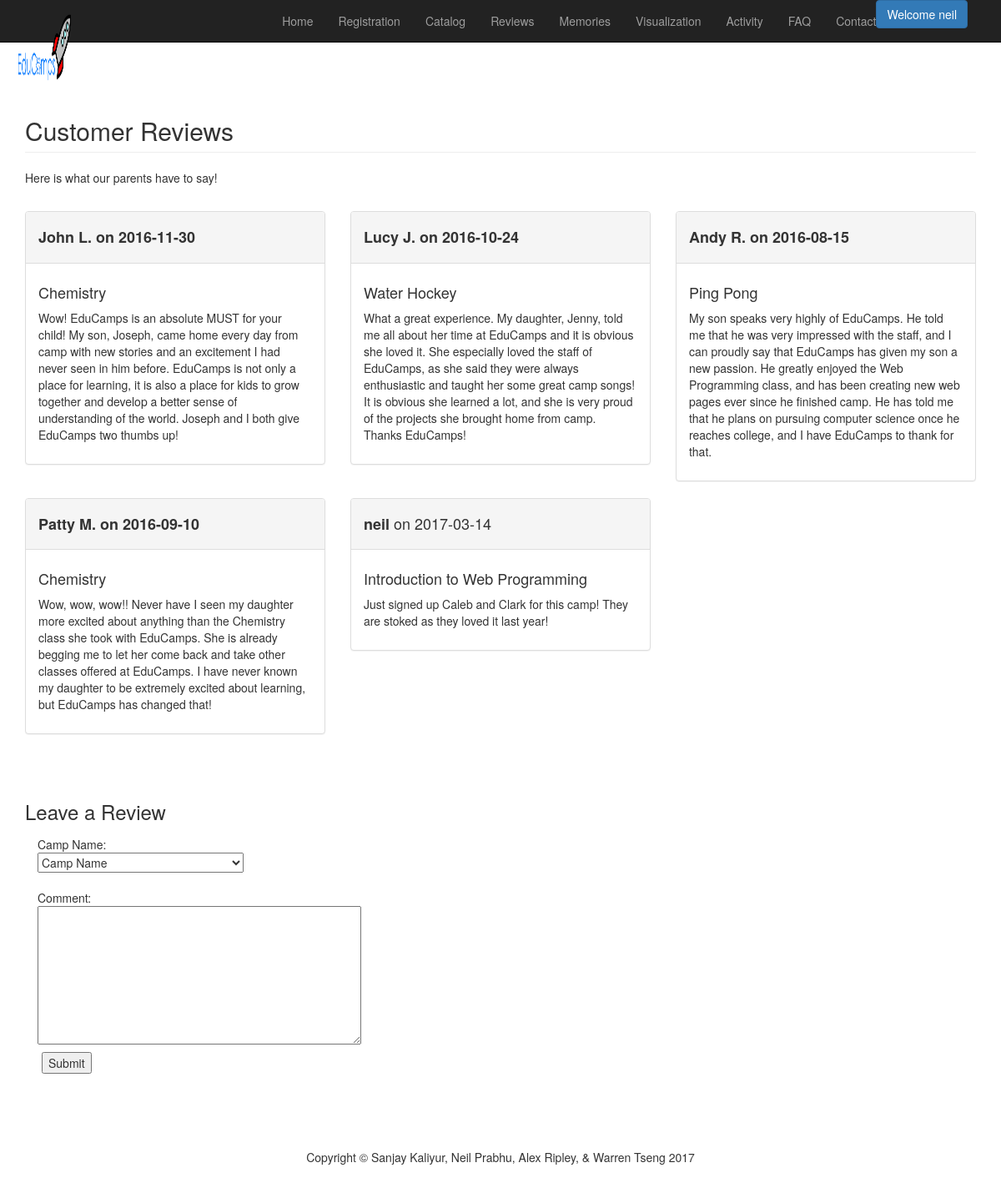
/forum.php (signed in), run on the app's committed database.
### tables this page shows
CREATE TABLE `users` (
  `Email` varchar(45) NOT NULL,
  `Username` varchar(45) NOT NULL,
  `Password` varchar(255) NOT NULL,
  `Address` varchar(255) DEFAULT NULL,
  `courses_cart` varchar(45) DEFAULT NULL,
  `items_cart` varchar(45) DEFAULT NULL
);

CREATE TABLE `FORUM` (
  `Username` varchar(45) NOT NULL,
  `entryDate` date NOT NULL,
  `response` text NOT NULL,
  `campName` varchar(45) NOT NULL
);

### forum.php (the view, shortened to what this page needs)
<?php include 'header.php'; ?>
<div class="container">
        <div class="row">
            <div class="col-lg-12">
                <br> <br>
                <h2 class="page-header" style = "padding-top: 10px;
								">
                    Customer Reviews
                </h2>
                <p>
                Here is what our parents have to say! </p>
                <br>
            </div>
            <div class="col-md-4">
                <div class="panel panel-default">
                    <div class="panel-heading">
                        <h4> <strong>John L. on 2016-11-30</strong></h4>
                    </div>
                    <div class="panel-body">
											<h4>Chemistry</h4>
                        <p>Wow! EduCamps is an absolute MUST for your child! My son, Joseph, came home every day from camp with new stories and an excitement I had never seen in him before. EduCamps is not only a place for learning, it is also a place for kids to grow together and develop a better sense of understanding of the world. Joseph and I both give EduCamps two thumbs up!</p>
                    </div>
                </div>
            </div>
            <div class="col-md-4">
                <div class="panel panel-default">
                    <div class="panel-heading">
                        <h4><strong>Lucy J. on 2016-10-24</strong></h4>
                    </div>
                    <div class="panel-body">
											<h4>Water Hockey</h4>
                        <p>What a great experience. My daughter, Jenny, told me all about her time at EduCamps and it is obvious she loved it. She especially loved the staff of EduCamps, as she said they were always enthusiastic and taught her some great camp songs! It is obvious she learned a lot, and she is very proud of the projects she brought home from camp. Thanks EduCamps!</p>
                    </div>
                </div>
            </div>
            <div class="col-md-4">
                <div class="panel panel-default">
                    <div class="panel-heading">
                        <h4><strong>Andy R. on 2016-08-15</strong></h4>
                    </div>
                    <div class="panel-body">
											<h4>Ping Pong</h4>
                        <p>My son speaks very highly of EduCamps. He told me that he was very impressed with the staff, and I can proudly say that EduCamps has given my son a new passion. He greatly enjoyed the Web Programming class, and has been creating new web pages ever since he finished camp. He has told me that he plans on pursuing computer science once he reaches college, and I have EduCamps to thank for that.</p>
                    </div>
                </div>
            </div>
            <div class="col-md-4">
                <div class="panel panel-default">
                    <div class="panel-heading">
                        <h4><strong>Patty M. on 2016-09-10</strong></h4>
                    </div>
                    <div class="panel-body">
											<h4>Chemistry</h4>
                        <p>Wow, wow, wow!! Never have I seen my daughter more excited about anything than the Chemistry class she took with EduCamps. She is already begging me to let her come back and take other classes offered at EduCamps. I have never known my daughter to be extremely excited about learning, but EduCamps has changed that! </p>
                    </div>
                </div>
            </div>
						<?php
							$sql = "SELECT * FROM FORUM;";
							$result = mysqli_query($conn,$sql);
				 			while($row = mysqli_fetch_assoc($result)) {
  							if($row != 0) {
    							echo '<div class="col-md-4">
    	                <div class="panel panel-default">
    	                    <div class="panel-heading">
    	                        <h4><strong>'.$row['Username'].'</strong> on '.$row['entryDate'].'</h4>
    	                    </div>
    	                    <div class="panel-body">
    												<h4> '.$row['campName'].'</h4>
    	                        <p>'.$row['response'].'</p>
    	                    </div>
    	                </div>
    	            </div>';
    						}
              }
						 ?>
        </div>
<div>
            <br>
            <br>
</div>
<?php
if(isset($_SESSION['id'])) {
	echo '<h3> Leave a Review </h3>
  <form method="post" id="forum" style="margin:15px" action = "forum_add.php">
            Camp Name: <br>
						<select name = "campName"required data-validation-required-message="select a camp name">
							<option selected="selected" value="">Camp Name</option>
							<option value="Introduction to Web Programming">Introduction to Web Programming</option>
							<option value="Introduction to Python">Introduction to Python</option>
							<option value="Introduction to Java">Introduction to Java</option>
							<option value="Introduction to Robotics">Introduction to Robotics</option>
							<option value="Electrical Engineering: Circuits">Electrical Engineering: Circuits</option>
							<option value="Electrical Engineering: Logic Design">Electrical Engineering: Logic Design</option>
							<option value="Basketball">Basketball</option>
							<option value="Football">Football</option>
							<option value="Swimming">Swimming</option>
						</select>
						<br><br>
            Comment: <br>
            <textarea rows="8" cols="49" name="comment" required data-validation-required-message="Write a review!"></textarea><br>
            <input type="submit" class="button" style="margin:5px">
</form>
<br>';
}
?>
<?php include 'footer.php' ?>

### header.php (shortened to what this page needs)
<?php
  if(isset($_SESSION['id'])) {
    $id = $_SESSION['id'];
  }
  include 'connect.php';
?>
<!DOCTYPE html>
<html lang="en">
<head>
    <link rel="stylesheet" href="https://maxcdn.bootstrapcdn.com/bootstrap/3.3.7/css/bootstrap.min.css">
    <link href="css/modern-business.css" rel="stylesheet">
    <link href="font-awesome/css/font-awesome.min.css" rel="stylesheet" type="text/css">
    <nav class="navbar navbar-inverse navbar-fixed-top" id="navb" role="navigation">
        <div class="container">
            <div id="userCntrl">
              <?php
                if(isset($_SESSION['id'])){
                  $sql = "select * FROM USERS WHERE `Username` ='$id'";
                  $result = mysqli_query($conn,$sql);
                  $row = mysqli_fetch_assoc($result);
                  echo '<div class="dropdown">
                        <button class="btn btn-primary dropdown-toggle" type="button" data-toggle="dropdown">Welcome '.$row['Username'].'</button>
                        <ul class="dropdown-menu">
                          <li><a href="myAccount.php">My Account</a></li>
                          <li><a href="added_to_cart.php">Cart</a></li>
                          <li><a href="logout.php">Logout</a></li>
                        </ul>
                      </div>';
                }
                else
                {
                  echo '<button><a href="login.php">Sign-In</a></button>';
                }
               ?>
            </div>
            <div class="navbar-header">
                <a class="navbar-brand" href="index.php">
                  <img class="logo" id = "logo" src="Images/Coen161project-logo-empty.png"></img>
                </a>
            </div>
            <div class="collapse navbar-collapse" id="bs-example-navbar-collapse-1">
                <ul class="nav navbar-nav navbar-right">
                    <li><a href="index.php">Home</a></li>
                    <li><a href="register2.php">Registration</a></li>
                    <li><a href="catalog2.php">Catalog</a></li>
                    <li><a href="forum.php">Reviews</a></li>
                    <li><a href="memories.php">Memories</a></li>
                    <li><a href="visualization2.php">Visualization</a></li>
                    <li><a href="activity.php">Activity</a></li>
                    <li><a href="faq.php">FAQ</a></li>
                    <li><a href="contact.php">Contact</a></li>
                  </ul>
            </div>
        </div>
    </nav>
</head>

### css/modern-business.css (style rules this page uses)
html, body { height: 100%; }

### header.php (style rules this page uses)
#userCntrl { float:right; }
#logo { height:500%; width:25%; padding-bottom: 15px; float: left; }
#navb { padding-right: 20px; }

### data on the page
users: Username "neil"
forum: Username "neil", entryDate "2017-03-14", campName "Introduction to Web Programming", response "Just signed up Caleb and Clark for this camp! They are stoked as they loved it last year!"
